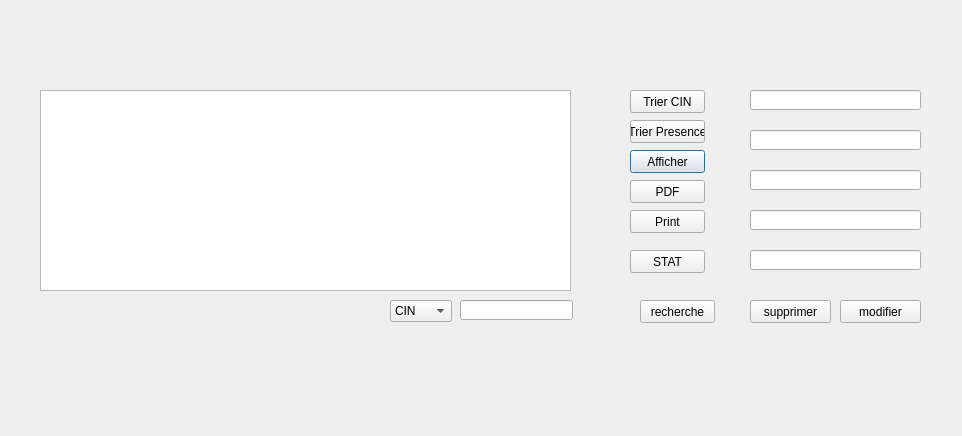
<?xml version="1.0" encoding="UTF-8"?>
<ui version="4.0">
 <class>affichagepersonnel</class>
 <widget class="QDialog" name="affichagepersonnel">
  <property name="geometry">
   <rect>
    <x>0</x>
    <y>0</y>
    <width>962</width>
    <height>436</height>
   </rect>
  </property>
  <property name="windowTitle">
   <string>Dialog</string>
  </property>
  <widget class="QPushButton" name="pushButton_3">
   <property name="geometry">
    <rect>
     <x>630</x>
     <y>150</y>
     <width>75</width>
     <height>23</height>
    </rect>
   </property>
   <property name="text">
    <string>Afficher</string>
   </property>
  </widget>
  <widget class="QPushButton" name="pushButton_7">
   <property name="geometry">
    <rect>
     <x>630</x>
     <y>120</y>
     <width>75</width>
     <height>23</height>
    </rect>
   </property>
   <property name="text">
    <string>Trier Presence</string>
   </property>
  </widget>
  <widget class="QPushButton" name="pushButton_5">
   <property name="geometry">
    <rect>
     <x>630</x>
     <y>180</y>
     <width>75</width>
     <height>23</height>
    </rect>
   </property>
   <property name="text">
    <string>PDF</string>
   </property>
  </widget>
  <widget class="QPushButton" name="pushButton_2">
   <property name="geometry">
    <rect>
     <x>750</x>
     <y>300</y>
     <width>81</width>
     <height>23</height>
    </rect>
   </property>
   <property name="text">
    <string>supprimer</string>
   </property>
  </widget>
  <widget class="QLineEdit" name="recherche_date">
   <property name="geometry">
    <rect>
     <x>750</x>
     <y>250</y>
     <width>171</width>
     <height>20</height>
    </rect>
   </property>
  </widget>
  <widget class="QLineEdit" name="recherche_grade">
   <property name="geometry">
    <rect>
     <x>750</x>
     <y>130</y>
     <width>171</width>
     <height>20</height>
    </rect>
   </property>
  </widget>
  <widget class="QComboBox" name="comboBox">
   <property name="geometry">
    <rect>
     <x>390</x>
     <y>300</y>
     <width>62</width>
     <height>22</height>
    </rect>
   </property>
   <item>
    <property name="text">
     <string>CIN</string>
    </property>
   </item>
   <item>
    <property name="text">
     <string>GRADE</string>
    </property>
   </item>
   <item>
    <property name="text">
     <string>PRESENCE</string>
    </property>
   </item>
   <item>
    <property name="text">
     <string>SALAIRE</string>
    </property>
   </item>
   <item>
    <property name="text">
     <string>DATE CONTRAT</string>
    </property>
   </item>
  </widget>
  <widget class="QLineEdit" name="recherche_presence">
   <property name="geometry">
    <rect>
     <x>750</x>
     <y>170</y>
     <width>171</width>
     <height>20</height>
    </rect>
   </property>
  </widget>
  <widget class="QLineEdit" name="recherche_cin">
   <property name="geometry">
    <rect>
     <x>750</x>
     <y>90</y>
     <width>171</width>
     <height>20</height>
    </rect>
   </property>
  </widget>
  <widget class="QLineEdit" name="recherche_salaire">
   <property name="geometry">
    <rect>
     <x>750</x>
     <y>210</y>
     <width>171</width>
     <height>20</height>
    </rect>
   </property>
  </widget>
  <widget class="QTableView" name="tabpersonnel">
   <property name="geometry">
    <rect>
     <x>40</x>
     <y>90</y>
     <width>531</width>
     <height>201</height>
    </rect>
   </property>
  </widget>
  <widget class="QPushButton" name="pushButton_91">
   <property name="geometry">
    <rect>
     <x>630</x>
     <y>250</y>
     <width>75</width>
     <height>23</height>
    </rect>
   </property>
   <property name="text">
    <string>STAT</string>
   </property>
  </widget>
  <widget class="QPushButton" name="pushButton">
   <property name="geometry">
    <rect>
     <x>840</x>
     <y>300</y>
     <width>81</width>
     <height>23</height>
    </rect>
   </property>
   <property name="text">
    <string>modifier</string>
   </property>
  </widget>
  <widget class="QPushButton" name="pushButton_8">
   <property name="geometry">
    <rect>
     <x>630</x>
     <y>90</y>
     <width>75</width>
     <height>23</height>
    </rect>
   </property>
   <property name="text">
    <string>Trier CIN</string>
   </property>
  </widget>
  <widget class="QPushButton" name="pushButton_4">
   <property name="geometry">
    <rect>
     <x>630</x>
     <y>210</y>
     <width>75</width>
     <height>23</height>
    </rect>
   </property>
   <property name="text">
    <string>Print</string>
   </property>
  </widget>
  <widget class="QLineEdit" name="lineEdit">
   <property name="geometry">
    <rect>
     <x>460</x>
     <y>300</y>
     <width>113</width>
     <height>20</height>
    </rect>
   </property>
  </widget>
  <widget class="QPushButton" name="pushButton_6">
   <property name="geometry">
    <rect>
     <x>640</x>
     <y>300</y>
     <width>75</width>
     <height>23</height>
    </rect>
   </property>
   <property name="text">
    <string>recherche</string>
   </property>
  </widget>
 </widget>
 <resources/>
 <connections/>
</ui>
